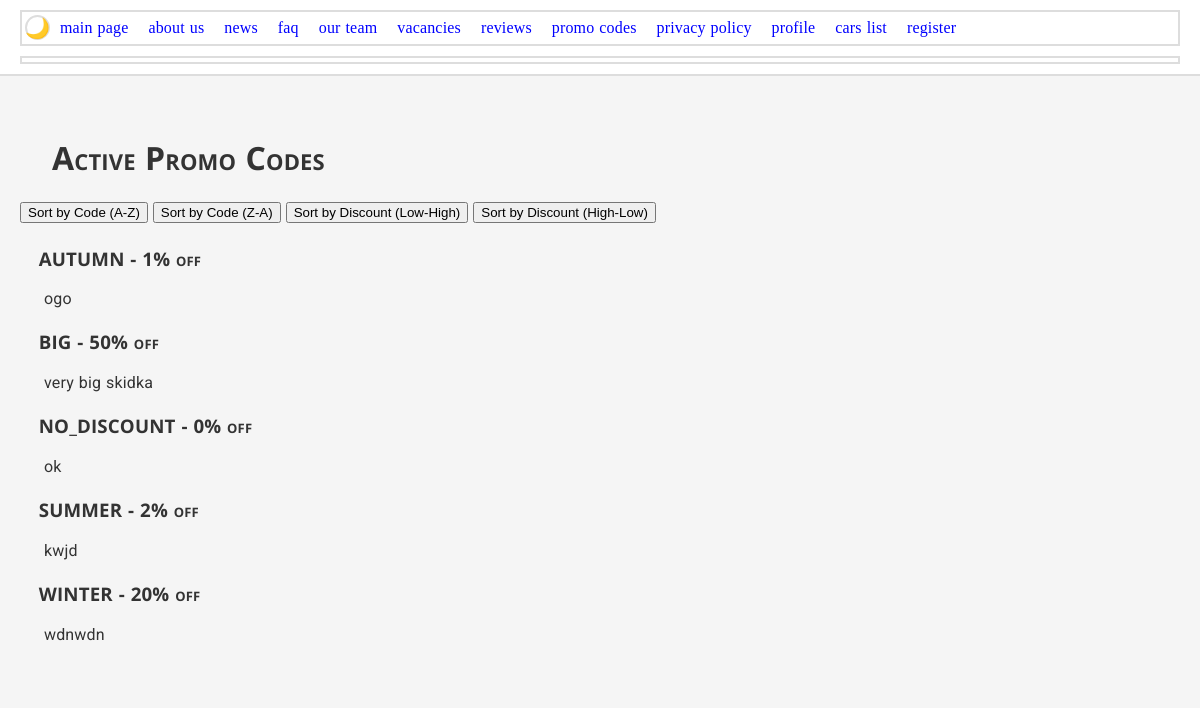
Page /promocodes/ on the committed database.
### main/models.py (models this page shows, shortened)
class PromoCode(models.Model):
    code = models.CharField('code', max_length=50, unique=True)
    description = models.TextField('description')
    discount = models.PositiveSmallIntegerField('discount')
    is_active = models.BooleanField('active', default=True)  # Добавьте это поле
    class Meta:
        verbose_name = 'Promo Code'
        verbose_name_plural = 'Promo Codes'

### main/views.py (the view)
# urls.py: path('promocodes/', views.promocodes_view, name='promocodes'),
def promocodes_view(request):
    logger.debug("Загрузка страницы промокодов")
    sort_by = request.GET.get('sort', 'code')
    active_promos = PromoCode.objects.all().order_by(sort_by)
    return render(request, 'main/promocodes.html', {'active_promos': active_promos})

### main/templates/main/promocodes.html (shortened to what this page needs)
{% extends "base.html" %}
{% block header %}Active Promo Codes{% endblock %}
{% block content %}
<div>
    <form method="get" action="">
        <button type="submit" name="sort" value="code">Sort by Code (A-Z)</button>
        <button type="submit" name="sort" value="-code">Sort by Code (Z-A)</button>
        <button type="submit" name="sort" value="discount">Sort by Discount (Low-High)</button>
        <button type="submit" name="sort" value="-discount">Sort by Discount (High-Low)</button>
    </form>
</div>
{% for promo in active_promos %}
<div>
    <h3>
        <span>{{ promo.code }}</span> -
        <span>{{ promo.discount }}% off</span>
    </h3>
    <p>{{ promo.description }}</p>
</div>
{% empty %}
<p>No active promo codes available.</p>
{% endfor %}
{% endblock %}

### main/static/css/style2.css (style rules this page uses)
:root { --font-primary: 'Open Sans'; --font-secondary: 'Roboto'; --font-mono: monospace; --bg-primary: #f5f5f5; --bg-secondary: #ffffff; --text-primary: #333333; --text-secondary: #666666; --border-color: #dddddd; }
p { text-align: justify; font-family: var(--font-secondary); text-indent: 1.5em; margin-bottom: 1em; line-height: 1.2; word-wrap: break-word; }
h1, h2, h3 { font-family: var(--font-primary); margin: 1em 0 0.5em 0; padding: 0 1em; font-variant: small-caps; word-break: break-all; }
body { line-height: 1.6; word-spacing: 0.05em; letter-spacing: 0.01em; background: #f5f5f5; margin: 0; padding-top: 80px; }
[lang="en"] { quotes: '"' '"'; }
button { cursor: pointer; }
body { background-color: var(--bg-primary) !important; color: var(--text-primary) !important; }

### rows in the picture
PromoCode: code "AUTUMN", discount "1", description "ogo"
PromoCode: code "BIG", discount "50", description "very big skidka"
PromoCode: code "NO_DISCOUNT", discount "0", description "ok"
PromoCode: code "SUMMER", discount "2", description "kwjd"
PromoCode: code "WINTER", discount "20", description "wdnwdn"
